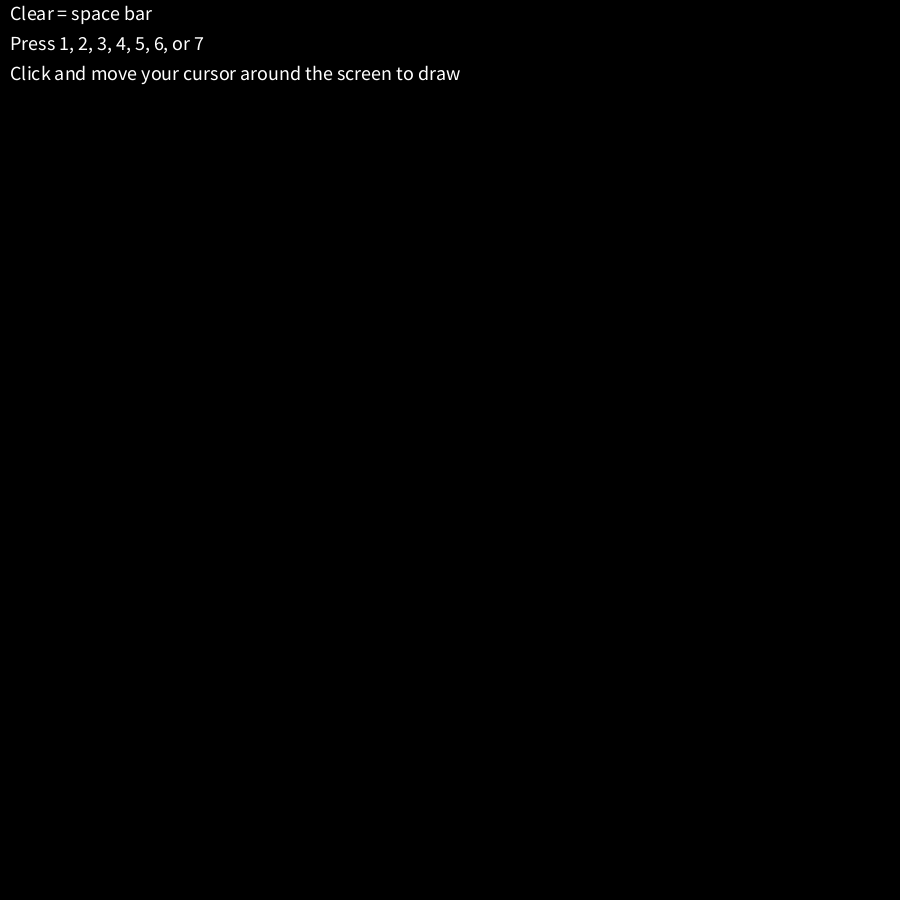
Frame 1 (no input)
Frame 60 (the mouse pressed at the canvas centre just before this capture): identical to frame 1, image omitted
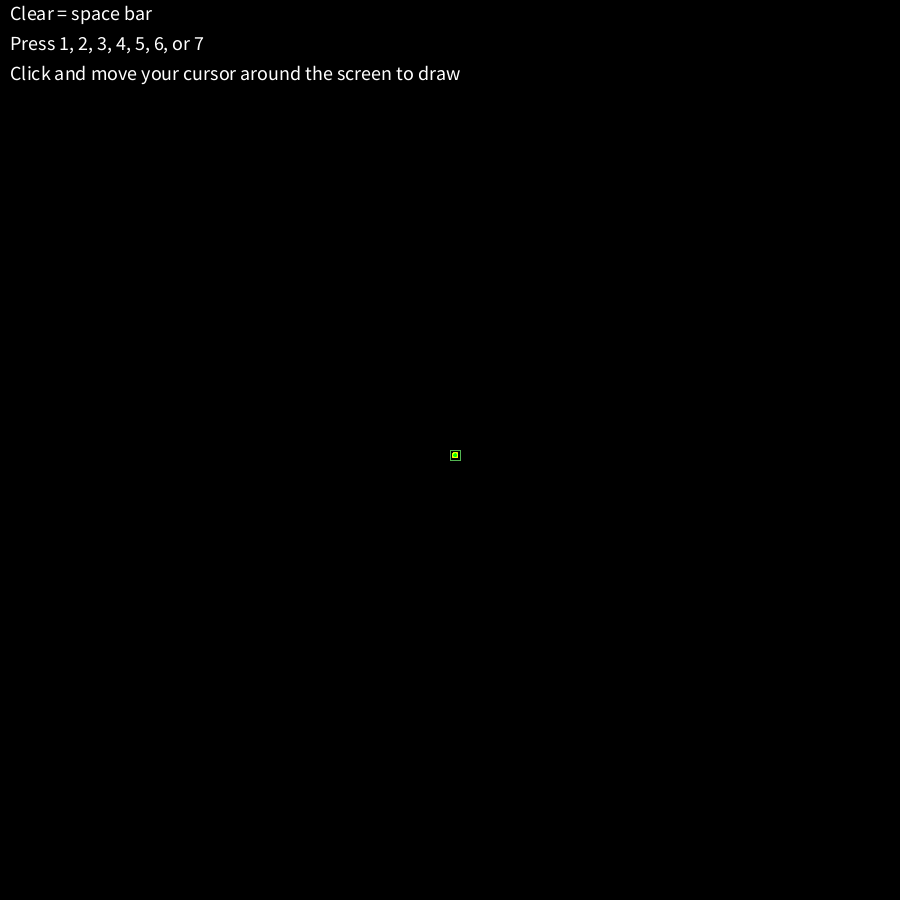
Frame 120 (the mouse held since frame 60 and released just before this capture)

The Processing sketch that drew these frames (run headless with seeded random() and noise(); from frame 60 on, the mouse is pressed at the canvas centre):

// Processing sketch: processing_116390
// ── processing_116390.pde

float x;
float y;

int r; //red 0 - 255
int g; //green 0 - 255
int b; //blue 0 - 255

boolean colorchange;

color palegreen = color (200,255,200); 
color darkgreen = color (0, 127, 0);

color palered = color (255,200,200); 
color darkred = color (127, 0, 0);

color paleblue = color (200,200,255); 
color darkblue = color (0, 0, 127);

color white = color (255); 
color gray = color (50);

color pink = color (255, 200, 200); 
color yellow = color (255, 255, 0);

color orange = color (204, 102, 0); 
color cyan = color (0, 250, 250);

color purple = color (100, 0, 200); 
color magenta = color (250, 0, 250);

float lerp = 0.0;

int whichTool;

void setup () {
  
  size (900, 900);
  background (0);
  textSize(20);
  text("Clear = space bar", 10, 20);
  text("Press 1, 2, 3, 4, 5, 6, or 7", 10, 50);
  text("Click and move your cursor around the screen to draw", 10, 80);
  fill(255);
  colorchange = false;
  whichTool = 1;
  
}

void draw () {
  
  if (whichTool == 1) {
   
    toolOne();
    
  }
  
  if (whichTool == 2) {
   
    toolTwo();
    
  }
  
  if (whichTool == 3) {
   
    toolThree();
    
  }
  if (whichTool == 4) {
   
    toolFour();
    
  }
  
  if (whichTool == 5) {
   
    toolFive();
    
  }
  if (whichTool == 6) {
   
    toolSix();
    
  }
  if (whichTool == 7) {
   
    toolSeven();
    
  }
 
}



void keyPressed() {
  
  if (key==' ') {
    background(0);
  }
  
  if (key== '1' ) {
    whichTool = 1;
  }
  
  if (key=='2') {
    whichTool = 2;
  }
  
  if (key=='3') {
    whichTool = 3;
  }
   if (key=='4') {
    whichTool = 4;
  }
  if (key=='5') {
    whichTool = 5;
  }
  if (key=='6') {
    whichTool = 6;
  }
  if (key=='7') {
    whichTool = 7;
  }
}
void toolFive() {

  stroke(7);
  x= mouseX;
  y= mouseY;
  fill(r, g, b, 50);
  stroke (r, g, b, 50);


  if (mousePressed == true) {
    color temp = lerpColor (pink, yellow, lerp);
    noFill ();
    stroke (temp);
    strokeWeight(1);
    triangle(x+6, y+6, x-8, y-8, x-10, y+10);
    triangle(y+6, x+6, y-8, x-8, y-10, x+10);
    if (!colorchange) { // colorchange = false
      lerp += 0.01;
    } 
    else if (colorchange == true) {
      lerp -= 0.01;
    }
    if (lerp <=0 || lerp >= 1.0) {
      colorchange = !colorchange; // flipswitch. if colorchange used to be true it is now false
    }
  }
}
void toolFour() {

  stroke(7);
  x= mouseX;
  y= mouseY;
  fill(r, g, b, 50);
  stroke (r, g, b, 50);


  if (mousePressed == true) {
    color temp = lerpColor (white, gray, lerp);
    fill (temp);
    stroke (temp);
    strokeWeight(1);
    ellipse (x, y, 5, 5);
    noFill();
    stroke (temp);
    ellipse (x, y+5, 5, 5);
    ellipse (x-5, y, 5, 5);
    if (!colorchange) { // colorchange = false
      lerp += 0.01;
    } 
    else if (colorchange == true) {
      lerp -= 0.01;
    }
    if (lerp <=0 || lerp >= 1.0) {
      colorchange = !colorchange; // flipswitch. if colorchange used to be true it is now false
    }
  }
}
void toolOne() {
 
  stroke(7);
  x= mouseX;
  y= mouseY;
  fill(r, g, b, 50);
  stroke (r, g, b, 50);


  if (mousePressed == true) {
    color temp = lerpColor (palegreen, darkgreen, lerp);
    noFill ();
    stroke (temp);
    strokeWeight(1);
    rect(x,y,10,10);
    rect(y,x,10,10);
    if (!colorchange) { // colorchange = false
      lerp += 0.01;
    } 
    else if (colorchange == true) {
      lerp -= 0.01;
    }
    if (lerp <=0 || lerp >= 1.0) {
      colorchange = !colorchange; // flipswitch. if colorchange used to be true it is now false
    }
   fill(0,255,0);
   stroke(255,255,0);
    ellipse(x+5,y+5,5,5);
    
  } 
  
}
void toolSeven() {

  stroke(7);
  x= mouseX;
  y= mouseY;
  fill(r, g, b, 50);
  stroke (r, g, b, 50);


  if (mousePressed == true) {
    color temp = lerpColor (purple, magenta, lerp);
    fill (temp);
    stroke (temp);
    strokeWeight(1);
    ellipse (x, y, 10, 10);
    ellipse (y, x, 10, 10);
    noFill();
    stroke (temp);
    ellipse (x+50, y+50, 10, 10);
    ellipse (y+50, x+50, 10, 10);
    if (!colorchange) { // colorchange = false
      lerp += 0.01;
    } 
    else if (colorchange == true) {
      lerp -= 0.01;
    }
    if (lerp <=0 || lerp >= 1.0) {
      colorchange = !colorchange; // flipswitch. if colorchange used to be true it is now false
    }
  }
}
void toolSix() {

  stroke(7);
  x= mouseX;
  y= mouseY;
  fill(r, g, b, 50);
  stroke (r, g, b, 50);


  if (mousePressed == true) {
    color temp = lerpColor (orange, cyan, lerp);
    fill (temp);
    stroke (temp);
    strokeWeight(1);
    ellipse (x+5, y, 5, 5);
    ellipse (x, y, 5, 5);
    noFill();
    stroke (temp);
    ellipse (x+55, y+50, 5, 5);
    ellipse (x+50, y+50, 5, 5);
    if (!colorchange) { // colorchange = false
      lerp += 0.01;
    } 
    else if (colorchange == true) {
      lerp -= 0.01;
    }
    if (lerp <=0 || lerp >= 1.0) {
      colorchange = !colorchange; // flipswitch. if colorchange used to be true it is now false
    }
  }
}
void toolThree(){

stroke(7);
  x= mouseX;
  y= mouseY;
  fill(r, g, b, 50);
  stroke (r, g, b, 50);


  if (mousePressed == true) {
    color temp = lerpColor (paleblue, darkblue, lerp);
    noFill ();
    stroke (temp);
    strokeWeight(1);
    ellipse(x,y,10,10);
    ellipse(y,x,10,10);
    if (!colorchange) { // colorchange = false
      lerp += 0.01;
    } 
    else if (colorchange == true) {
      lerp -= 0.01;
    }
    if (lerp <=0 || lerp >= 1.0) {
      colorchange = !colorchange; // flipswitch. if colorchange used to be true it is now false
    }
   fill(0,0,255);
   stroke(255,255,0);
    ellipse(x,y,5,5);
    
  }
}
 void toolTwo() {
 
 stroke(7);
  x= mouseX;
  y= mouseY;
  fill(r, g, b, 50);
  stroke (r, g, b, 50);


  if (mousePressed == true) {
    color temp = lerpColor (palered, darkred, lerp);
    noFill ();
    stroke (temp);
    strokeWeight(1);
    triangle(x+6, y+6, x-8, y-8, x-10, y+10);
    triangle(y+6, x+6, y-8, x-8, y-10, x+10);
    if (!colorchange) { // colorchange = false
      lerp += 0.01;
    } 
    else if (colorchange == true) {
      lerp -= 0.01;
    }
    if (lerp <=0 || lerp >= 1.0) {
      colorchange = !colorchange; // flipswitch. if colorchange used to be true it is now false
    }
   fill(255,0,0);
   stroke(255,255,0,90);
    ellipse(x-3,y+3,5,5);
    
  }
}
